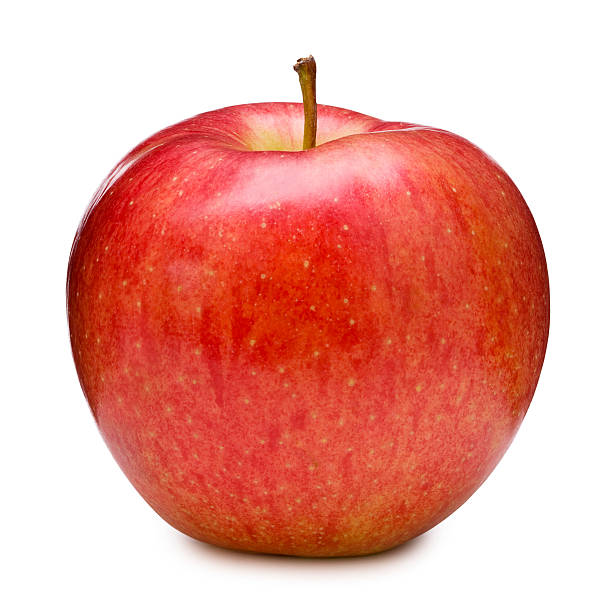
#> input picture OpenCV/Images/apple.jpg, 612 x 612 px, found by its file name
$ python edge_detection.py
#> lines starting #> are read from the running program, lines starting #| are printed output that depends on the picture; after the words box and inside, x2 and y2 are one past the last pixel; in counts of white or black regions, pixels touching at a corner belong together
import numpy as np
import cv2
from matplotlib import pyplot as plt
img = cv2.imread(r'C:\Users\wot-komal\Desktop\Komal_Training\Python_Training\OpenCV\Images\apple.jpg',0)
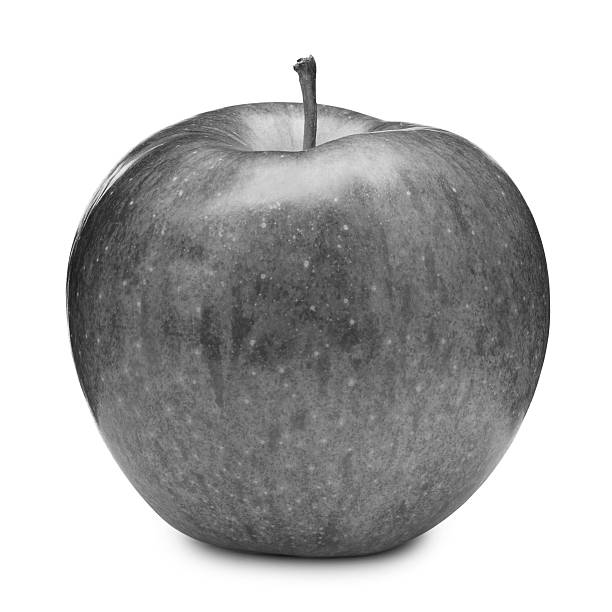
#> img: shape (612, 612); min 9, max 255, mean 186
# img = cv2.resize(img, None, fx = 0.5, fy = 0.5)
edges = cv2.Canny(img, 300, 150)
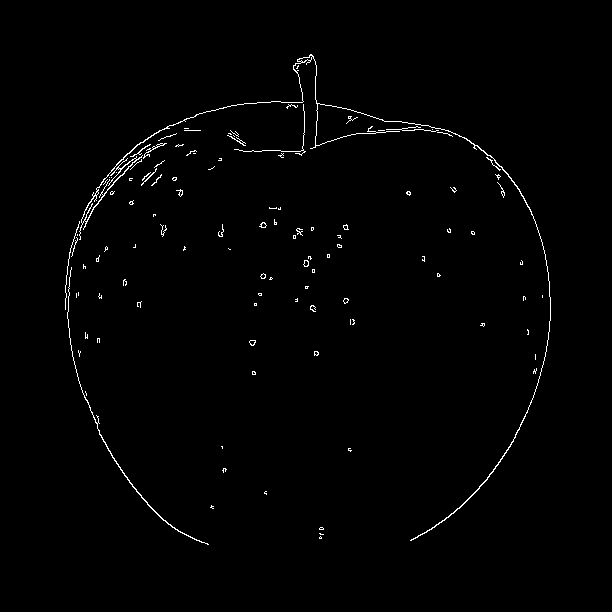
#> edges: shape (612, 612); 0.98% white in thin lines or dots, all inside (x1, y1, x2, y2) = (65, 54, 551, 545)
# [5 lines of commented-out code are left out]

cv2.imshow("Canny", edges)

cv2.waitKey(0)
cv2.destroyAllWindows()

$ run again, with OpenCV/Images/Sudoku-3.jpg copied over OpenCV/Images/apple.jpg
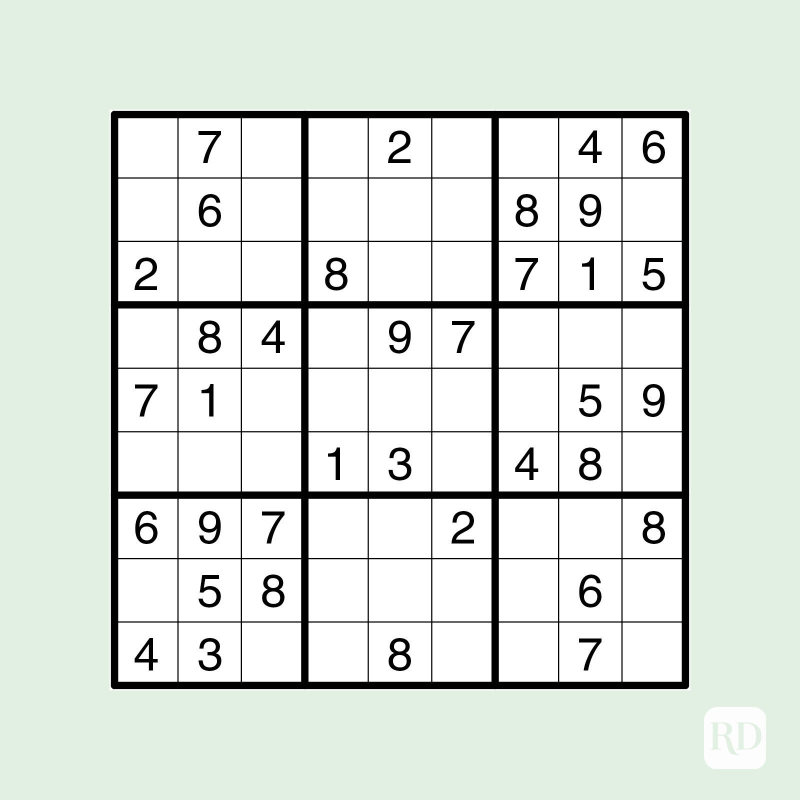
#> input picture OpenCV/Images/Sudoku-3.jpg, 1600 x 1600 px, found by its file name (shown at 1/2 size)
#> `edges = cv2.Canny(img, 300, 150)`:
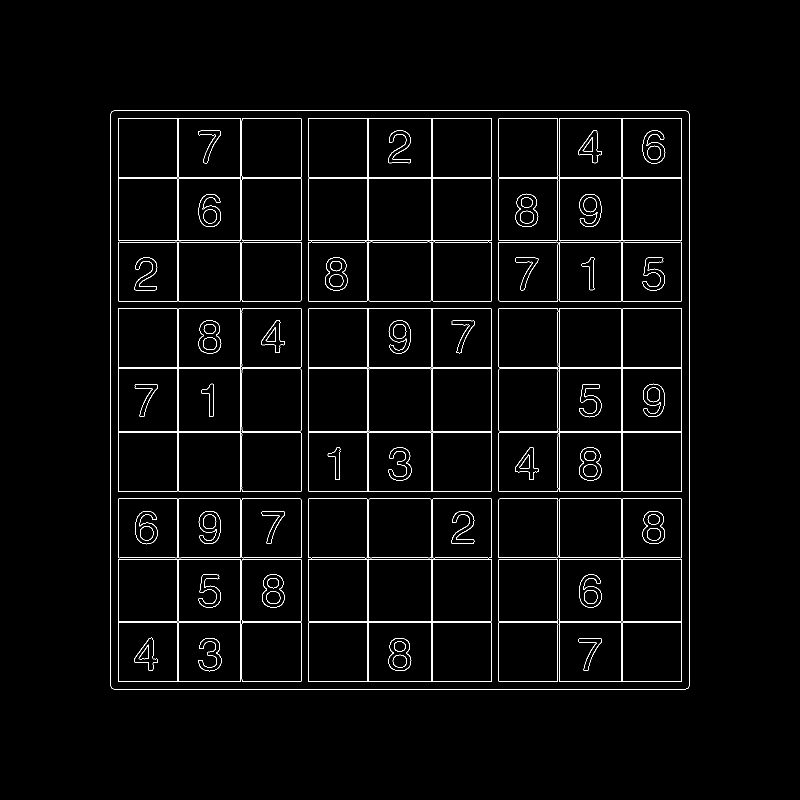
#> edges: shape (1600, 1600) (shown at 1/2 size); 2.2% white in thin lines or dots, all inside (x1, y1, x2, y2) = (221, 221, 1379, 1379)

$ run again, with OpenCV/Images/arc.jpg copied over OpenCV/Images/apple.jpg
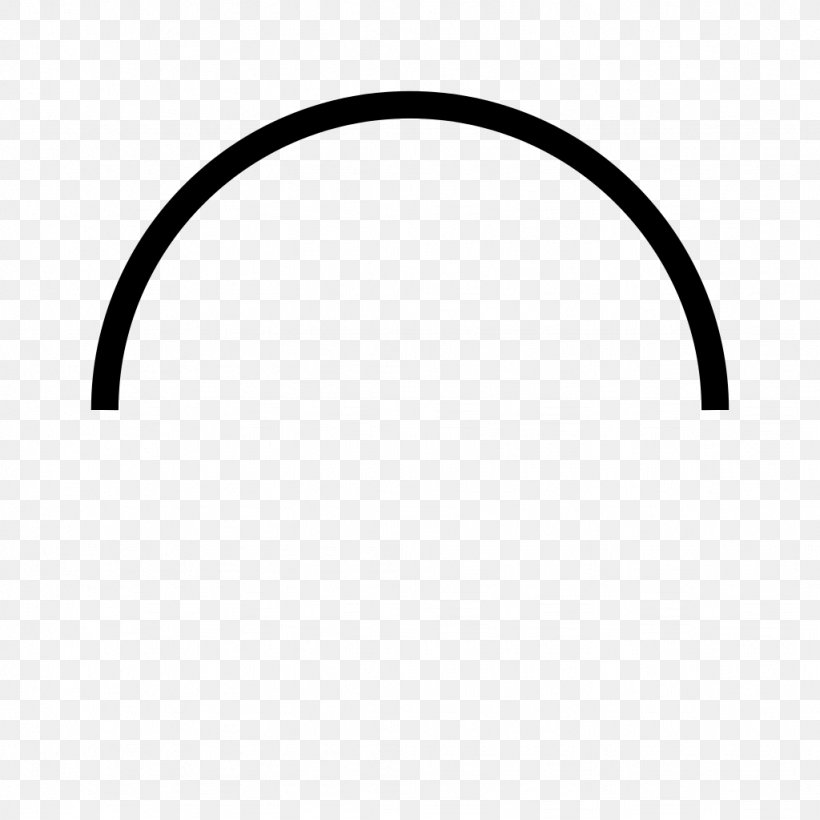
#> input picture OpenCV/Images/arc.jpg, 820 x 820 px, found by its file name
#> img is the input picture: shape (820, 820); min 0, max 255, mean 236.8
#> `edges = cv2.Canny(img, 300, 150)`:
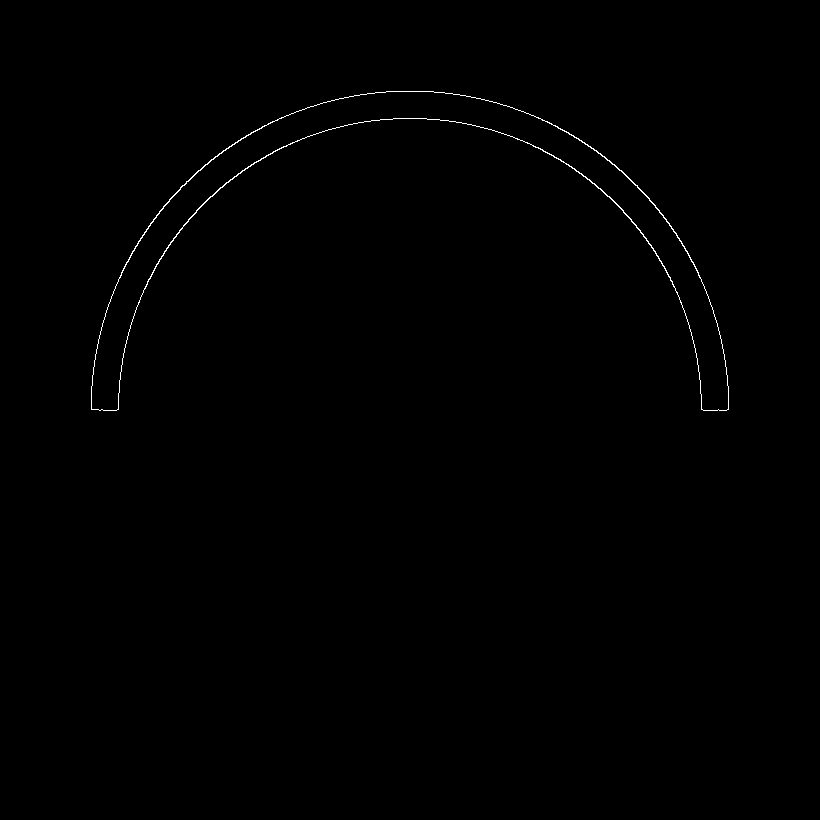
#> edges: shape (820, 820); 0.34% white in thin lines or dots, all inside (x1, y1, x2, y2) = (91, 91, 729, 411)
